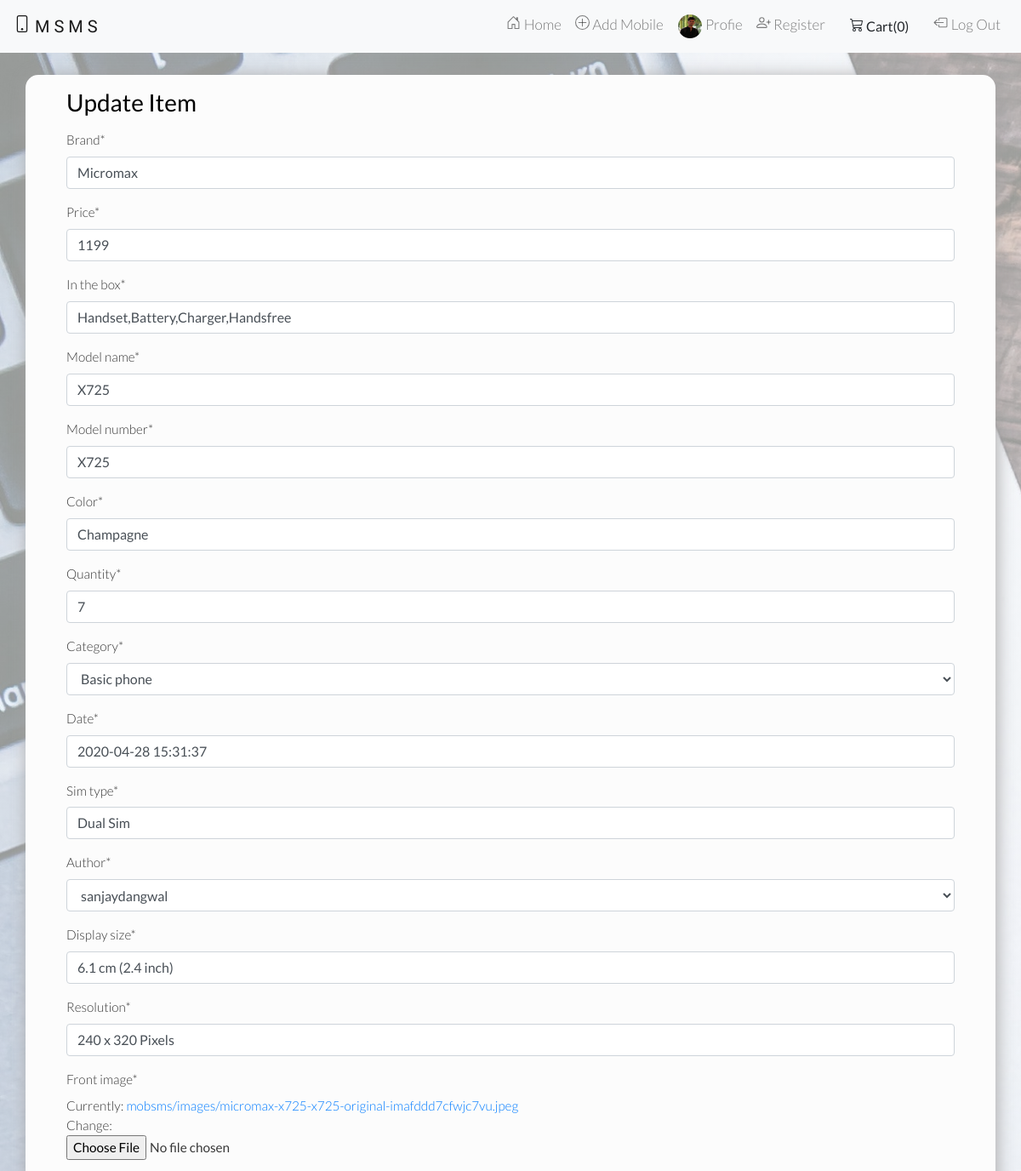
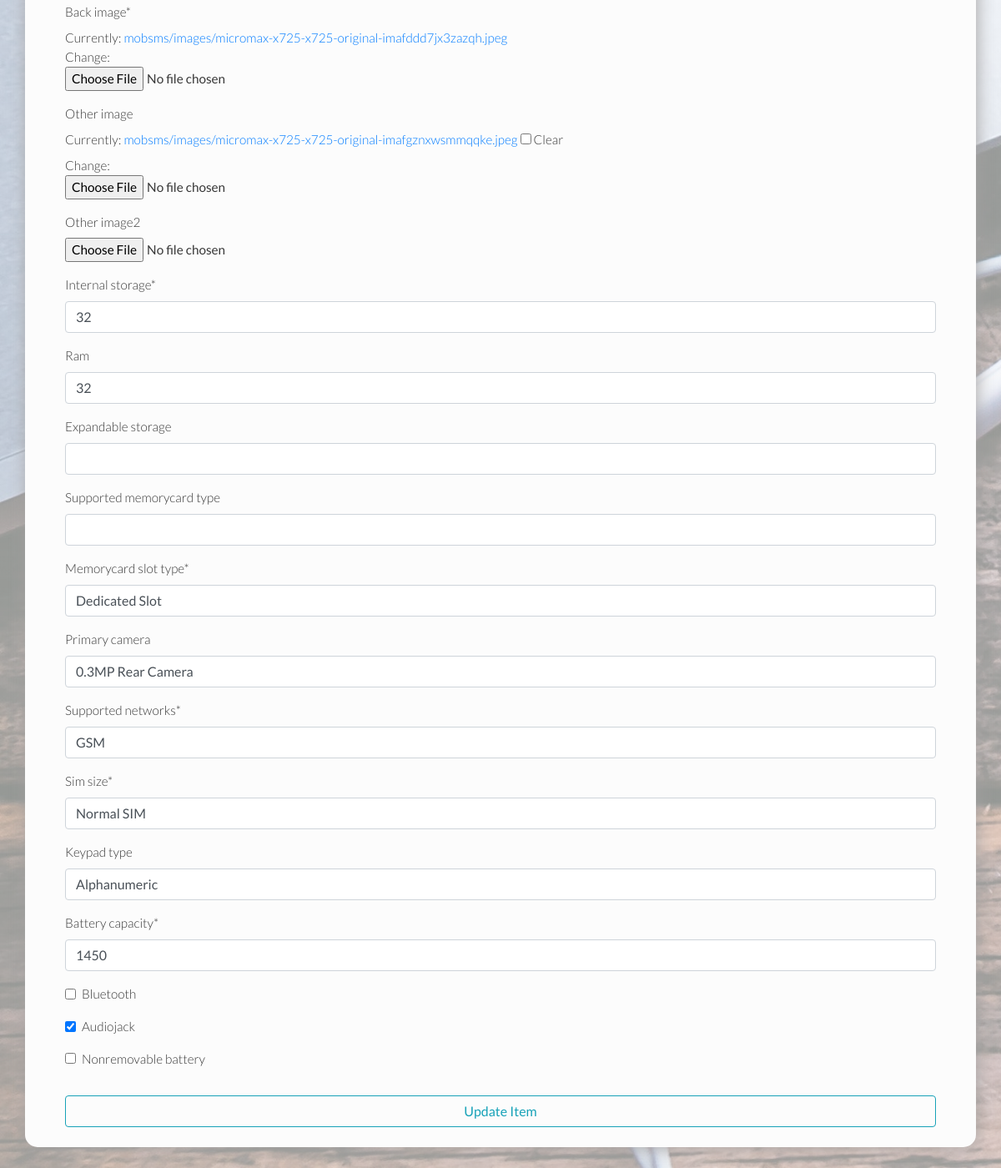
Screenshot of /update/21 (signed in) with the database file from the repository (2 pictures, top to bottom).
### mobsms/models.py (models this page shows, shortened)
class Profile(models.Model):
    user = models.OneToOneField(User,on_delete = models.CASCADE)
    phone = models.CharField(default='',max_length=12,validators=[validatePhone])
    DOB = models.DateField(auto_now=False, auto_now_add=False,blank=True,null=True,validators=[validateDate])
    image = models.ImageField(upload_to='profile_pic',default='profile_pic/default.png')

class phone(models.Model):
    PhoneId = models.AutoField(primary_key = True)
    Brand = models.CharField(max_length=50,default='')
    Price = models.IntegerField(validators=[validatePositive])
    In_the_box = models.CharField(max_length=400,default='Handset,Charger,Battery,User Manual')
    Model_name = models.CharField(max_length=60,default='')
    Model_number = models.CharField(max_length=60,default='')
    Color = models.CharField(max_length=50,default='')
    Quantity = models.IntegerField(default=1,validators=[validatePositive])
    categoryList = [('basic','Basic phone'),('smart','Smart phone')]
    Category = models.CharField(choices=categoryList,default='basic',max_length=12)
    Date = models.DateTimeField(default=timezone.now)
    Sim_type = models.CharField(max_length=50,default='Dual Sim')
    Author = models.ForeignKey(User,on_delete=models.CASCADE)
    Display_size = models.CharField(default='',max_length=60)
    Resolution = models.CharField(max_length=30,default='')
    Front_image = models.ImageField(upload_to='mobsms/images',default='')
    Back_image = models.ImageField(upload_to='mobsms/images',default='')
    Other_image = models.ImageField(upload_to='mobsms/images',default='',blank=True)
    Other_image2 = models.ImageField(upload_to='mobsms/images',default='',blank=True)

class basic(phone):
    Internal_storage = models.IntegerField(validators=[validatePositive])
    Ram = models.IntegerField(blank=True,null=True,validators=[validatePositive])
    Expandable_storage = models.SmallIntegerField(blank=True,null=True,validators=[validatePositive])
    Supported_memorycard_type = models.CharField(default='',blank=True,max_length=30)
    Memorycard_slot_type = models.CharField(max_length=30,default='Dedicated Slot',null=True)
    Primary_camera = models.CharField(default='',null=True,max_length=30,blank=True)
    Supported_networks = models.CharField(max_length=120,default='GSM')
    Sim_size = models.CharField(max_length=50,default='Normal SIM')
    Keypad_type = models.CharField(default='', max_length=50,blank=True)
    Battery_capacity = models.IntegerField(validators=[validatePositive])
    Bluetooth  = models.BooleanField(default=True)
    Audiojack = models.BooleanField(default=True)
    Nonremovable_battery = models.BooleanField(default=True)

### mobsms/views.py (the view)
# urls.py: path('update/<int:Id>',mobsms_views.updateMobile,name='update mobile'),
def updateMobile(request,Id):
    if not request.user.is_staff:
        return HttpResponse("<h1>bhag chutiye</h1> ")
    cat = phone.objects.filter(PhoneId = Id)[0].Category
    if request.method == 'POST':
        if cat == 'smart':
            form = smartAddForm(request.POST,request.FILES,instance=smart.objects.filter(PhoneId = Id)[0])
        else:
            form = basicAddForm(request.POST,request.FILES,instance=basic.objects.filter(PhoneId = Id)[0])
        if form.is_valid():
            form.save()
            messages.success(request, f"Item has been updated!")
            return redirect('home')
    else:
        if cat == 'smart':
            form = smartAddForm(instance=smart.objects.filter(PhoneId = Id)[0])
        else:
            form = basicAddForm(instance=basic.objects.filter(PhoneId = Id)[0])
    return render(request,'mobsms/updatemobile.html',{'form':form})

### mobsms/forms.py
class basicAddForm(forms.ModelForm):
    class Meta:
        model = basic
        fields = '__all__'

### mobsms/templates/mobsms/updatemobile.html (shortened to what this page needs)
{% extends 'mobsms/basic.html' %}
{% load crispy_forms_tags %}
{% block links %}
{% load static %}
<link rel="stylesheet" href="{% static 'mobsms/style.css' %}" type="text/css">
{% endblock %}
{% block body %}
<div class="back">
    <br>
    <div class="container my-container px-5">
        <h3 class="pt-3">Update Item</h3>
        <form class="py-2" method="post" enctype="multipart/form-data">
            <fieldset class="form-group" style="font-size: 90%" id="form">
                {{form|crispy}}
            </fieldset>
            <div class="form-group">
                <button class="btn btn-outline-info btn-block" type="submit">Update Item</button>
            </div>
        </form>
    </div>
    <br>
</div>
{% endblock %}

### mobsms/templates/mobsms/basic.html (shortened to what this page needs)
<!DOCTYPE html>
<html lang="en">
<head>
    {% load static %}
    <link rel="stylesheet" href="https://maxcdn.bootstrapcdn.com/bootstrap/4.0.0/css/bootstrap.min.css">
    {% block links %}
    {% endblock%}
</head>
<body>
    <nav class="navbar navbar-expand-lg sticky-top">
        <a class="navbar-brand" href="{% url 'home' %}" style="font-family: 'Trade Winds', sans-serif;"> M S M S </a>
        <div class="collapse navbar-collapse justify-content-end" id="navbarNavAltMarkup">
            <div class="navbar-nav">
                {% if user.is_authenticated %}
                <a class="nav-item nav-link " href="{% url 'home' %}"> Home</a>
                {% if user.is_staff %}
                <a class="nav-item nav-link " href="{% url 'add phone' %}"> Add Mobile</a>
                {% endif %}
                <a class="nav-item nav-link {% if request.get_full_path == '/profile/' %}active{% endif %}" href="{% url 'profile' %}"><img src="{{user.profile.image.url}}" style="height:30px;width:30px;border-radius: 50%;border: 1px solid #ffffff"> Profie</a>
                {% if user.is_staff %}
                <a class="nav-item nav-link " href="{% url 'register' %}"> Register</a>
                {% endif %}
                <button type="button" class="btn btn-light mx-2" data-html=true id="popcart" data-container="body" data-toggle="popover" data-placement="bottom" data-content="Vivamus
sagittis lacus vel augue laoreet rutrum faucibus.">
                    Cart(<span id="cart">0</span>)
                </button>
                <a class="nav-item nav-link " href="{% url 'logout' %}"> Log Out</a>
                {% endif %}
            </div>
        </div>
    </nav>
    {% block body %} {% endblock %}
</body>
</html>

### mobsms/static/mobsms/style.css (style rules this page uses)
* { margin: 0; padding: 0; box-sizing: border-box; }
body { font-family: 'lato', 'arial', sans-serif; color: #000000; font-weight: 300; font-size: 17px; text-rendering: optimizeLegibility; }
.back { background-image: linear-gradient(rgba(0, 0, 0, 0.69), rgba(0, 0, 0, 0.69)), url("back.jpg"); background-size: cover; background-attachment:fixed; height: 100%; }
.back .my-container { background-color: #fcfcfc; margin: auto; align-content: center; color: #383838; border-radius: 15px; box-shadow: 2px 2px 20px rgba(162, 161, 161, 0.89); }
@media (prefers-color-scheme: light) { .back { background-image: linear-gradient(rgba(255, 255, 255, 0.50), rgba(255, 255, 255, 0.50)), url("back.jpg"); } }
@media (prefers-color-scheme: light) { h3 { color: #000000; } }

### rows the page displays
phone: Brand "Micromax", In_the_box "Handset,Battery,Charger,Handsfree", Model_name "X725", Model_number "X725", Color "Champagne", Sim_type "Dual Sim", Display_size "6.1 cm (2.4 inch)", Resolution "240 x 320 Pixels"
basic: Internal_storage "32", Ram "32", Memorycard_slot_type "Dedicated Slot", Primary_camera "0.3MP Rear Camera", Supported_networks "GSM", Sim_size "Normal SIM", Keypad_type "Alphanumeric", Battery_capacity "1450", Audiojack "☑"
